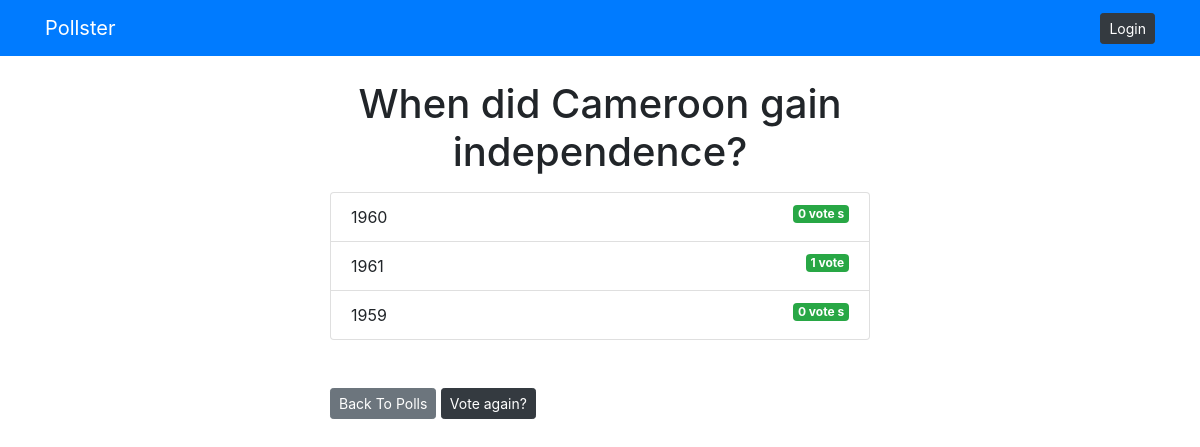
The app's page /polls/2/results/ with its own data.
### polls/models.py (models this page shows, shortened)
class Question(models.Model):
    question_text = models.CharField(max_length=255)
    publish_date = models.DateTimeField('date published')

class Choice(models.Model):
    question = models.ForeignKey(Question, on_delete=models.CASCADE)
    choice_text = models.CharField(max_length=255)
    votes = models.IntegerField(default=0)

### polls/views.py (the view)
# urls.py: path('<int:question_id>/results/', views.results, name='results'),
def results(request, question_id):
    question = get_object_or_404(Question, pk=question_id)
    return render(request, 'polls/results.html', {'question': question})

### templates/polls/results.html
{% extends 'base.html' %}
{% block content %}
<h1 class="text-center mb-3">{{question.question_text}}</h1>
<ul class="list-group mb-5">
    {% for choice in question.choice_set.all %}
    <li class="list-group-item">
        {{ choice.choice_text }} <span class="badge badge-success float-right">{{ choice.votes }} vote {{ choice.votes | pluralize}}</span>
    </li>
    {% endfor %}
</ul>
<a href="{% url 'polls:index' %}" class="btn btn-secondary btn-sm mb-3">Back To Polls</a>
<a href="{% url 'polls:detail' question.id %}" class="btn btn-dark btn-sm mb-3">Vote again?</a>
{% endblock %}

### records on screen
Question: question_text "When did Cameroon gain independence?"
Choice: choice_text "1960", votes "0", votes|pluralize "s"
Choice: choice_text "1961", votes "1"
Choice: choice_text "1959", votes "0", votes|pluralize "s"
